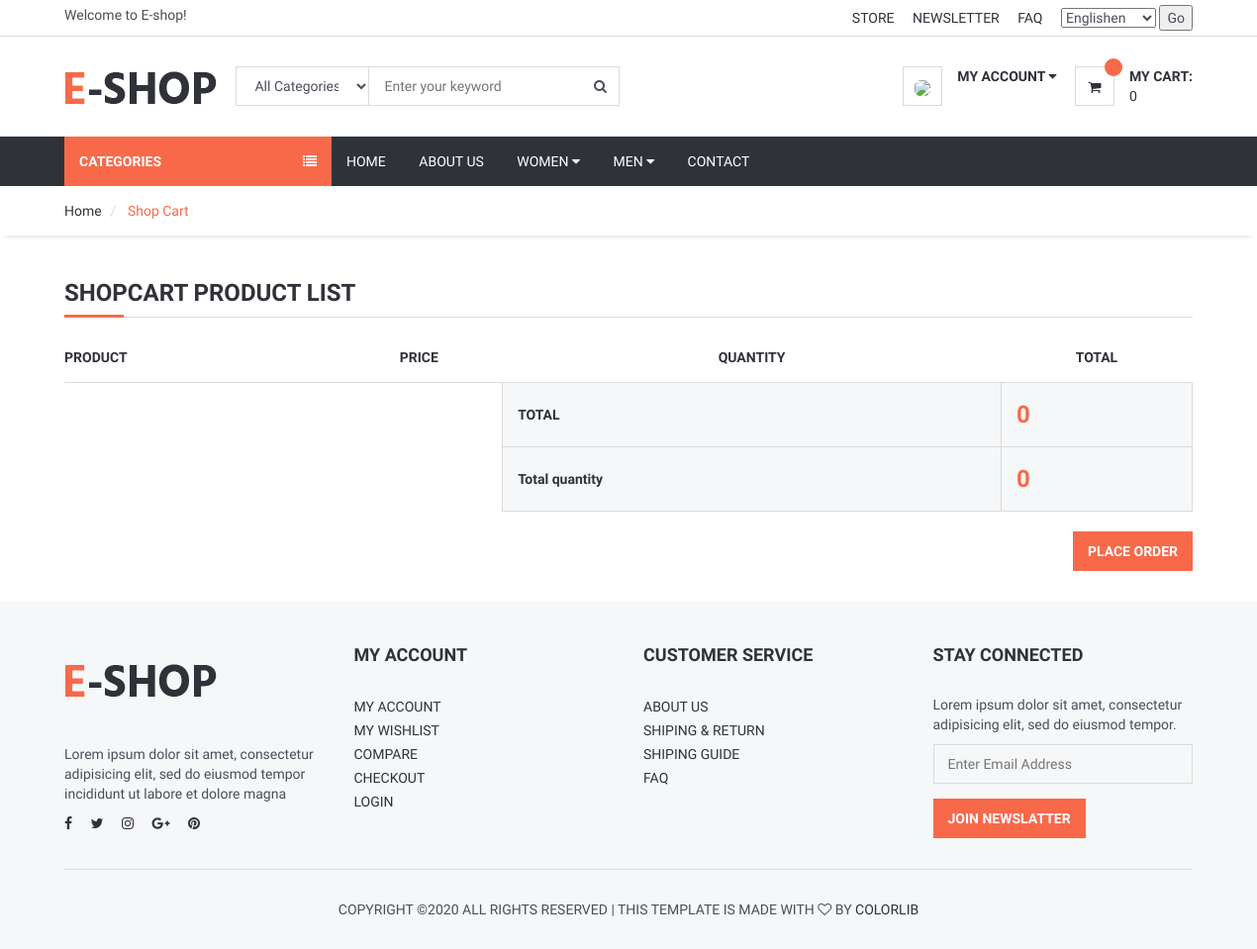
The app's page /shopcart/ (signed in), older data.
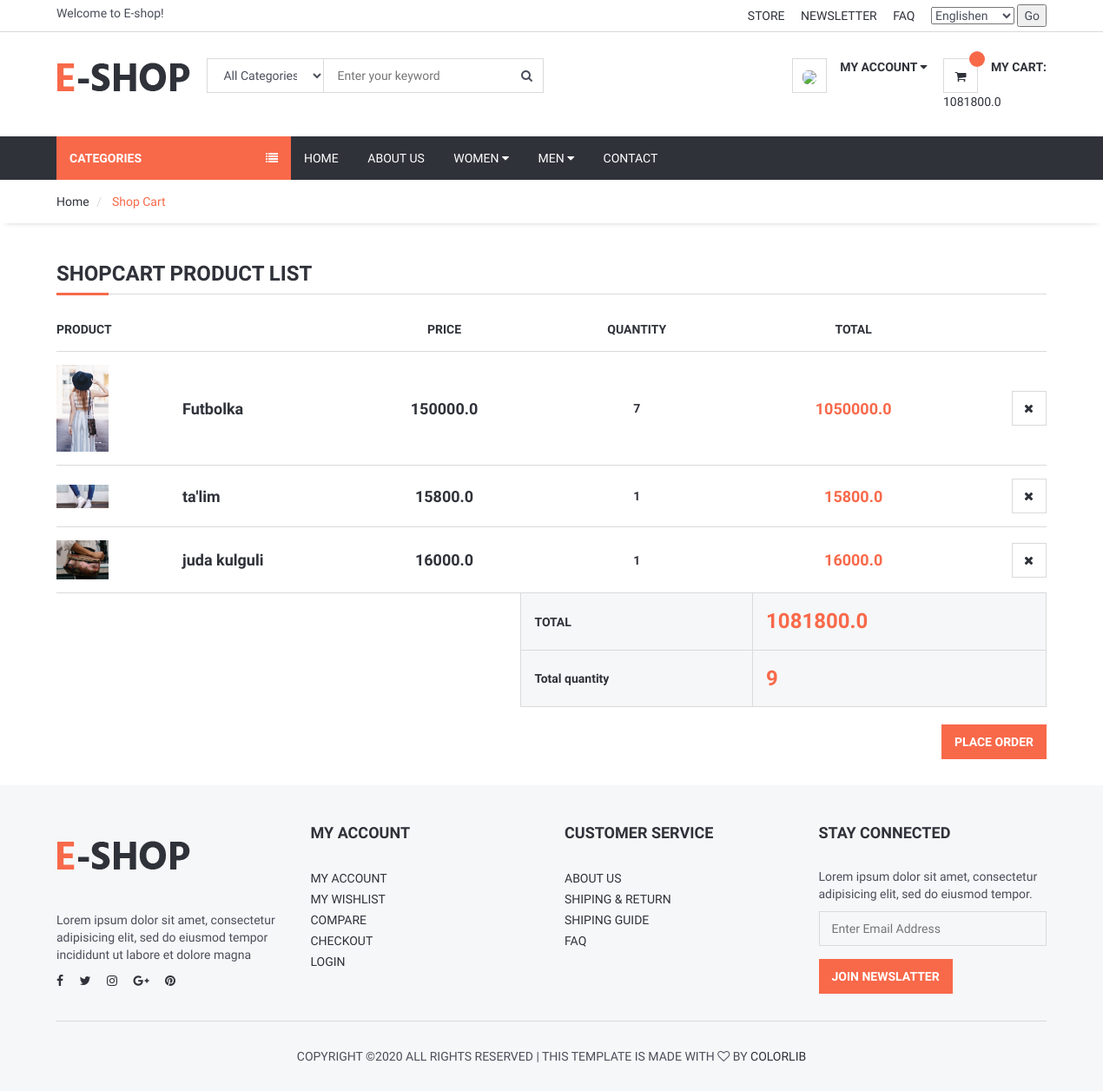
The same page, newer data.
### order/models.py (models this page shows, shortened)
class ShopCart(models.Model):
    user = models.ForeignKey(User, on_delete=models.SET_NULL, null=True)
    product = models.ForeignKey(Product, on_delete=models.SET_NULL, null=True)
    quantity = models.IntegerField()
    @property
    def amount(self):
        return (self.quantity * self.product.price)

### product/models.py (models this page shows, shortened)
class Product(models.Model):
    STATUS = (
        ('True', 'Mavjud'),
        ('False', 'Mavjud Emas'),
    )
    VARIANTS = (
        ('None','None'),
        ('Color', 'Color'),
        ('Size', 'Size'),
        ('Size-Color', 'Size-Color'),
    )
    category = models.ForeignKey(Category, on_delete=models.CASCADE)
    title = models.CharField(max_length=255, unique=True)
    keywords = models.CharField(max_length=255, unique=True)
    description = models.TextField(blank=True)
    image = models.ImageField(blank=True, upload_to='images/')
    price = models.FloatField()
    amount = models.IntegerField()
    minamount = models.IntegerField()
    detail = RichTextUploadingField()
    variant = models.CharField(max_length=20, choices=VARIANTS, default='None')
    status = models.CharField(max_length=15, choices=STATUS)
    slug = models.SlugField(null=False, unique=True)
    create_at = models.DateTimeField(auto_now_add=True)
    update_at = models.DateTimeField(auto_now=True)
    def __str__(self):
        return self.title
    def image_tag(self):
        return mark_safe('<img src="{}" height="50">'.format(self.image.url))
    image_tag.short_description = 'Image'

### order/views.py (the view)
# urls.py: path('shopcart/', OrderViews.shopcart, name='shopcart'),
def shopcart(request):
    category = Category.objects.all()
    current_user = request.user
    shopcart = ShopCart.objects.filter(user_id=current_user.id)
    total = 0
    total_qty = 0
    for rs in shopcart:
        total_qty +=rs.quantity
        total += rs.product.price * rs.quantity
    context = {
        'shopcart': shopcart,
        'category': category,
        'total': total,
        'total_qty': total_qty,
    }
    return render(request, 'shopcart.html', context)

### order/templates/shopcart.html (shortened to what this page needs)
{% extends 'homebase.html'%}
{% load static %}
{% block sidebar %}{% include 'sidebar.html' %} {% endblock %}
{% block body %}
	<div id="breadcrumb">
		<div class="container">
			<ul class="breadcrumb">
				<li><a href="/">Home</a></li>
				<li class="active"> Shop Cart  </li>
			</ul>
		</div>
	</div>
	<div class="section">
		<div class="container">
			<div class="row">
                    <div class="col-md-12">
						<div class="order-summary clearfix">
							<div class="section-title">
								<h3 class="title">Shopcart Product List</h3>
							</div>
							<table class="shopping-cart-table table">
								<thead>
									<tr>
										<th>Product</th>
										<th></th>
										<th class="text-center">Price</th>
										<th class="text-center">Quantity</th>
										<th class="text-center">Total</th>
										<th class="text-right"></th>
									</tr>
								</thead>
								<tbody>
                                {% for rs in shopcart %}
									<tr>
										<td class="thumb"><img src="{{ rs.product.image.url }}" alt=""></td>
										<td class="details">
											<a href="/product/{{ rs.product.id }}/{{ rs.product.slug }}">{{ rs.product}}</a>
										</td>
										<td class="price text-center"><strong>{{rs.product.price}}</strong><br></td>
                                        <td class="qty text-center"><strong>{{ rs.quantity }} </strong></td>
										<td class="total text-center"><strong class="primary-color">{{rs.amount}}</strong></td>
                                        <td class="text-right"><a href="/order/deletefromcart/{{ rs.id }}" onclick="return confirm('Delete! Are you sure?')" class="main-btn icon-btn"><i class="fa fa-close"></i></a></td>
									</tr>
                                {% endfor %}
								</tbody>
								<tfoot>
									<tr>
										<th class="empty" colspan="3"></th>
										<th>TOTAL</th>
										<th colspan="2" class="total">{{total}}</th>
									</tr>
                                    <tr>
										<th class="empty" colspan="3"></th>
										<th>Total quantity</th>
										<th colspan="2" class="total">{{total_qty}}</th>
									</tr>
								</tfoot>
							</table>
							<div class="pull-right">
								<a href="order/orderproduct/" class="primary-btn">Place Order</a>
							</div>
						</div>
					</div>
			</div>
		</div>
	</div>
 {% endblock %}
{% block footer %}{% include 'footer.html' %} {% endblock %}

Row changes from the older to the newer data that the page shows:
added ShopCart: product.image (picture), product "Futbolka", product.price "150000.0", quantity "7", amount "1050000.0"
added ShopCart: product.image (picture), product "ta'lim", product.price "15800.0", quantity "1", amount "15800.0"
added ShopCart: product.image (picture), product "juda kulguli", product.price "16000.0", quantity "1", amount "16000.0"
Text that changed along with them:
{{ total }}: "0" → "1081800.0"
{{ total_qty }}: "0" → "9"
